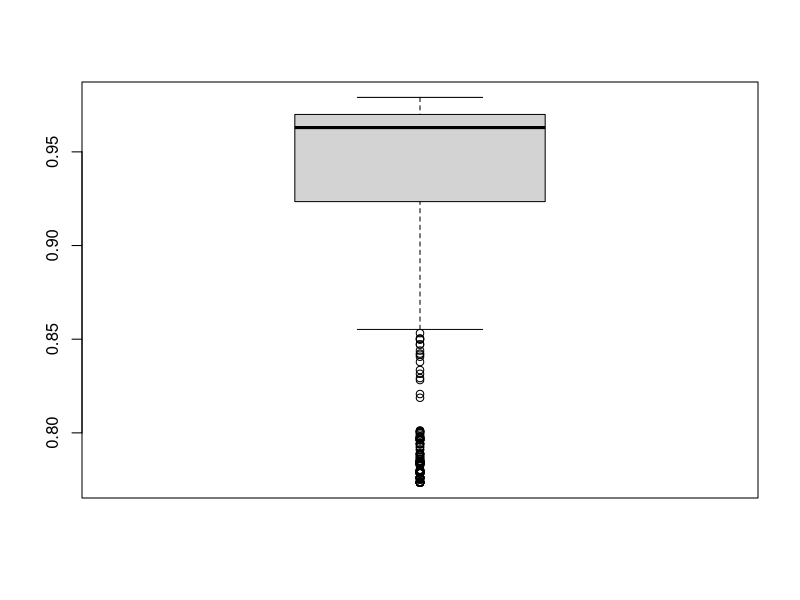
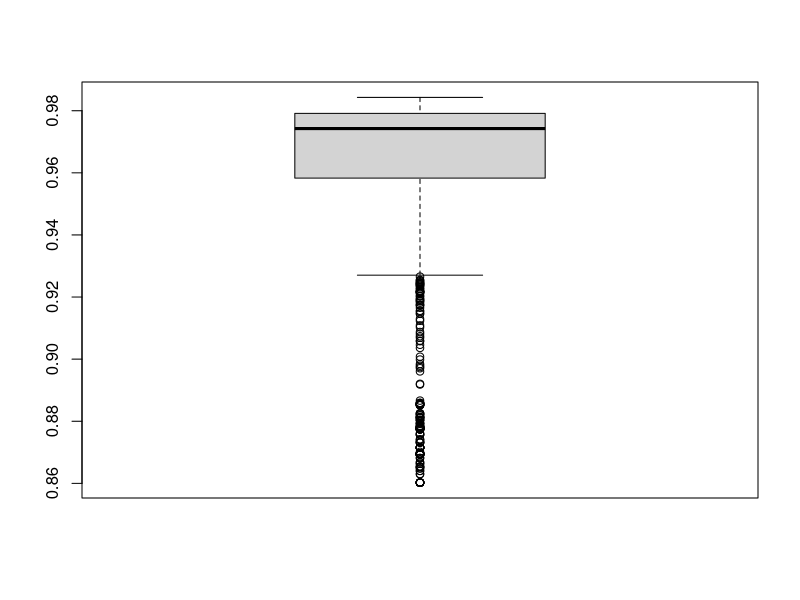
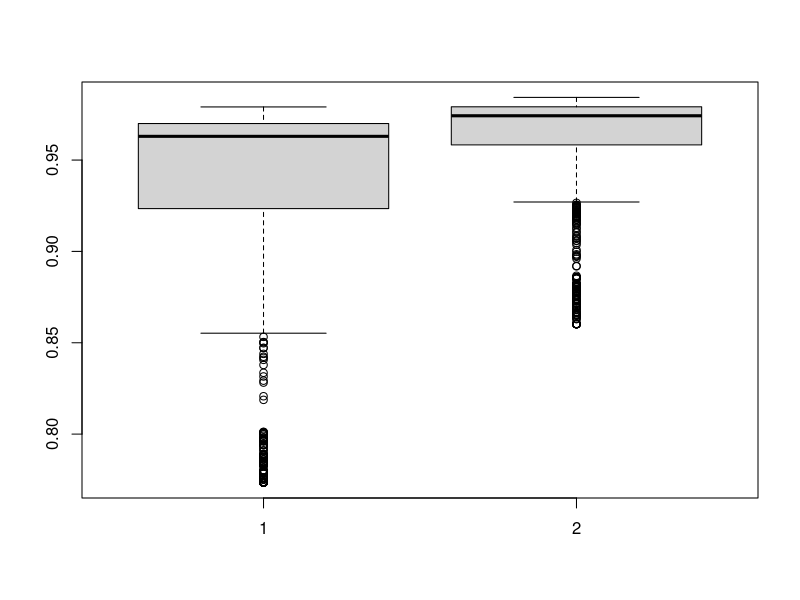
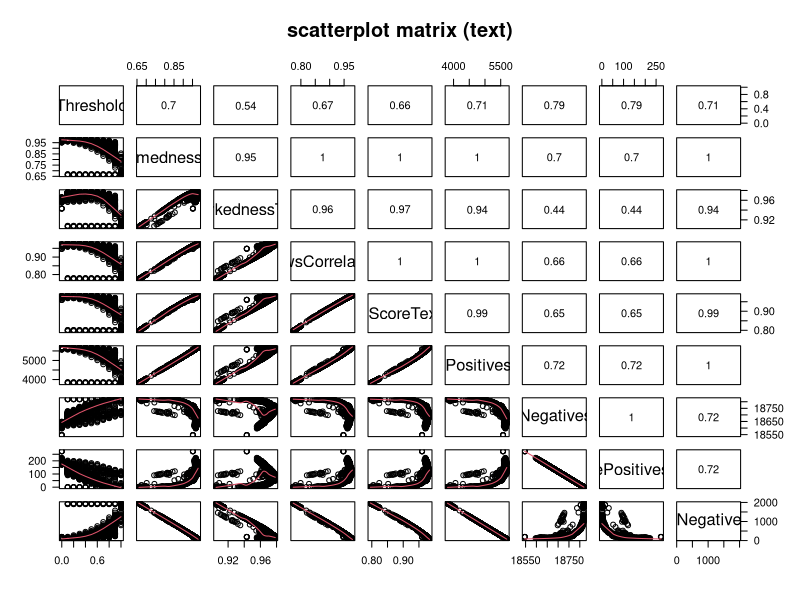
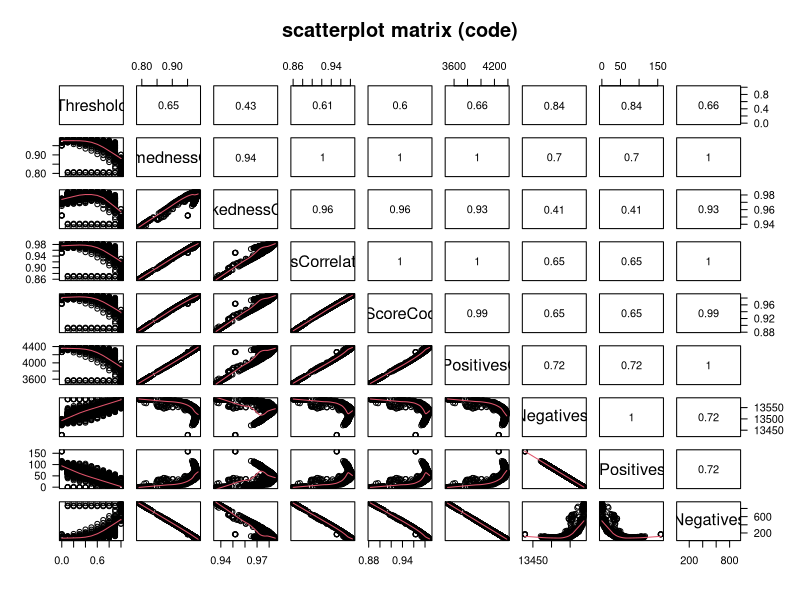

These figures' R source, in order:
#setwd("F:/Git/github/r-scripts/metric-selection") # Pfad bitte anpassen
#setwd("/Users/sebastian/git/github/r-scripts/metric-selection")
setwd("C://Users//Lorik//Documents//GitHub//r-scripts//metric-selection")


library(data.table)
metric_comparison <- fread("MetricComparison_aggregated-all.csv", header=TRUE, sep=";", quote="\"", strip.white=TRUE, showProgress=TRUE, encoding="UTF-8", na.strings=c("", "null"), stringsAsFactors=FALSE)

nrow(metric_comparison)
# 1474


### TEXT ###

MatthewsCorrelationText <- metric_comparison$MatthewsCorrelationText

summary(MatthewsCorrelationText)
# Min. 1st Qu.  Median    Mean 3rd Qu.    Max. 
# 0.7723  0.9224  0.9633  0.9338  0.9711  0.9793 

boxplot(MatthewsCorrelationText)

MatthewsCorrelationText_99 <- MatthewsCorrelationText[MatthewsCorrelationText >= quantile(MatthewsCorrelationText, 0.99)]

length(MatthewsCorrelationText_99)
# 15

unique(metric_comparison[metric_comparison$MatthewsCorrelationText %in% MatthewsCorrelationText_99,]$Metric)
# [1] "manhattanThreeGramNormalized"                     
# [2] "fourGramDice"                                     
# [3] "cosineTwoShingleNormalizedTermFrequency"          
# [4] "cosineTwoShingleNormalizedNormalizedTermFrequency"
# [5] "cosineFourGramNormalizedBool"                     
# [6] "cosineThreeGramNormalizedNormalizedTermFrequency" 
# [7] "tokenDiceNormalized"                              
# [8] "cosineFiveGramNormalizedBool"                     
# [9] "manhattanFourGramNormalized"                      
# [10] "cosineThreeGramNormalizedBool"                    
# [11] "cosineFiveGramNormalizedNormalizedTermFrequency"  
# [12] "manhattanFiveGramNormalized"                      
# [13] "cosineFourGramNormalizedNormalizedTermFrequency"  


### CODE ###

MatthewsCorrelationCode <- metric_comparison$MatthewsCorrelationCode

summary(MatthewsCorrelationCode)
# Min. 1st Qu.  Median    Mean 3rd Qu.    Max. 
# 0.8586  0.9568  0.9733  0.9587  0.9795  0.9846 

boxplot(MatthewsCorrelationCode)

MatthewsCorrelationCode_99 <- MatthewsCorrelationCode[MatthewsCorrelationCode >= quantile(MatthewsCorrelationCode, 0.99)]

length(MatthewsCorrelationCode_99)
# 16

unique(metric_comparison[metric_comparison$MatthewsCorrelationCode %in% MatthewsCorrelationCode_99,]$Metric)
# [1] "fourGramJaccardNormalizedPadding" "fiveGramDiceNormalizedPadding"   
# [3] "fourGramDice"                     "cosineFourGramNormalizedBool"    
# [5] "cosineThreeGramNormalizedBool"    "fiveGramJaccard"                 
# [7] "winnowingFiveGramDice"            "manhattanTokenNormalized"        
# [9] "fourGramDiceNormalizedPadding"    "winnowingFourGramDice"           
# [11] "cosineFiveGramNormalizedBool"     "winnowingFiveGramJaccard"        
# [13] "fiveGramDiceNormalized"           "fourGramDiceNormalized"          
# [15] "winnowingFourGramJaccard"    


### BOTH ###

boxplot(MatthewsCorrelationText, MatthewsCorrelationCode)

unique(c(
  metric_comparison[metric_comparison$MatthewsCorrelationText %in% MatthewsCorrelationText_99,]$Metric,
  metric_comparison[metric_comparison$MatthewsCorrelationCode %in% MatthewsCorrelationCode_99,]$Metric
))
# [1] "manhattanThreeGramNormalized"                     
# [2] "fourGramDice"                                     
# [3] "cosineTwoShingleNormalizedTermFrequency"          
# [4] "cosineTwoShingleNormalizedNormalizedTermFrequency"
# [5] "cosineFourGramNormalizedBool"                     
# [6] "cosineThreeGramNormalizedNormalizedTermFrequency" 
# [7] "tokenDiceNormalized"                              
# [8] "cosineFiveGramNormalizedBool"                     
# [9] "manhattanFourGramNormalized"                      
# [10] "cosineThreeGramNormalizedBool"                    
# [11] "cosineFiveGramNormalizedNormalizedTermFrequency"  
# [12] "manhattanFiveGramNormalized"                      
# [13] "cosineFourGramNormalizedNormalizedTermFrequency"  
# [14] "fourGramJaccardNormalizedPadding"                 
# [15] "fiveGramDiceNormalizedPadding"                    
# [16] "fiveGramJaccard"                                  
# [17] "winnowingFiveGramDice"                            
# [18] "manhattanTokenNormalized"                         
# [19] "fourGramDiceNormalizedPadding"                    
# [20] "winnowingFourGramDice"                            
# [21] "winnowingFiveGramJaccard"                         
# [22] "fiveGramDiceNormalized"                           
# [23] "fourGramDiceNormalized"                           
# [24] "winnowingFourGramJaccard" 



############################################################################################
# preparing for scatterplot
panel.cor <- function(x, y, digits=2, prefix="", cex.cor, ...){
  usr <- par("usr"); on.exit(par(usr))
  par(usr = c(0, 1, 0, 1))
  r <- abs(cor(x, y))
  txt <- format(c(r, 0.123456789), digits=digits)[1]
  txt <- paste(prefix, txt, sep="")
  if(missing(cex.cor)) cex.cor <- 0.8/strwidth(txt)
  text(0.5, 0.5, txt, cex = cex.cor * r)
}
panel.pearson <- function(x, y, ...) {
  horizontal <- (par("usr")[1] + par("usr")[2]) / 2; 
  vertical <- (par("usr")[3] + par("usr")[4]) / 2; 
  text(horizontal, vertical, format(abs(cor(x,y)), digits=2))
}



# scatterplot for text
pairs(main = "scatterplot matrix (text)",
  pch = 21,
  las=1,
  cex.panels = 3,
  cex.labels=1.5,
  upper.panel=panel.pearson,
  lower.panel=panel.smooth,
  
  ~Threshold

  +InformednessText
  +MarkednessText
  +MatthewsCorrelationText
  +FScoreText
  
  +TruePositivesText
  +TrueNegativesText
  +FalsePositivesText
  +FalseNegativesText
  ,
  data = metric_comparison)


# scatterplot for code
pairs(main = "scatterplot matrix (code)",
      pch = 21,
      las=1,
      cex.panels = 3,
      cex.labels=1.5,
      upper.panel=panel.pearson,
      lower.panel=panel.smooth,
      
      ~Threshold
      
      +InformednessCode
      +MarkednessCode
      +MatthewsCorrelationCode
      +FScoreCode
      
      +TruePositivesCode
      +TrueNegativesCode
      +FalsePositivesCode
      +FalseNegativesCode
      ,
      data = metric_comparison)
############################################################################################



############################################################################################
# choosing the best metrics per metric type
# text

# informedness
best_informedness_text_edit <- metric_comparison[metric_comparison$MetricType == 'EDIT' & metric_comparison$InformednessText == max(metric_comparison[metric_comparison$MetricType == 'EDIT']$InformednessText)]
best_informedness_text_set <- metric_comparison[metric_comparison$MetricType == 'SET' & metric_comparison$InformednessText == max(metric_comparison[metric_comparison$MetricType == 'SET']$InformednessText)]
best_informedness_text_profile <- metric_comparison[metric_comparison$MetricType == 'PROFILE' & metric_comparison$InformednessText == max(metric_comparison[metric_comparison$MetricType == 'PROFILE']$InformednessText)]
best_informedness_text_fingerprint <- metric_comparison[metric_comparison$MetricType == 'FINGERPRINT' & metric_comparison$InformednessText == max(metric_comparison[metric_comparison$MetricType == 'FINGERPRINT']$InformednessText)]
best_informedness_text_equal <- metric_comparison[metric_comparison$MetricType == 'EQUAL' & metric_comparison$InformednessText == max(metric_comparison[metric_comparison$MetricType == 'EQUAL']$InformednessText)]

best_informedness_text <- rbindlist(list(best_informedness_text_edit, best_informedness_text_set), use.names=TRUE, fill=TRUE)
best_informedness_text <- rbindlist(list(best_informedness_text, best_informedness_text_profile), use.names=TRUE, fill=TRUE)
best_informedness_text <- rbindlist(list(best_informedness_text, best_informedness_text_fingerprint), use.names=TRUE, fill=TRUE)
best_informedness_text <- rbindlist(list(best_informedness_text, best_informedness_text_equal), use.names=TRUE, fill=TRUE)

rm(best_informedness_text_edit, best_informedness_text_set, best_informedness_text_profile, best_informedness_text_fingerprint, best_informedness_text_equal)


# markedness
best_markedness_text_edit <- metric_comparison[metric_comparison$MetricType == 'EDIT' & metric_comparison$MarkednessText == max(metric_comparison[metric_comparison$MetricType == 'EDIT']$MarkednessText)]
best_markedness_text_set <- metric_comparison[metric_comparison$MetricType == 'SET' & metric_comparison$MarkednessText == max(metric_comparison[metric_comparison$MetricType == 'SET']$MarkednessText)]
best_markedness_text_profile <- metric_comparison[metric_comparison$MetricType == 'PROFILE' & metric_comparison$MarkednessText == max(metric_comparison[metric_comparison$MetricType == 'PROFILE']$MarkednessText)]
best_markedness_text_fingerprint <- metric_comparison[metric_comparison$MetricType == 'FINGERPRINT' & metric_comparison$MarkednessText == max(metric_comparison[metric_comparison$MetricType == 'FINGERPRINT']$MarkednessText)]
best_markedness_text_equal <- metric_comparison[metric_comparison$MetricType == 'EQUAL' & metric_comparison$MarkednessText == max(metric_comparison[metric_comparison$MetricType == 'EQUAL']$MarkednessText)]

best_markedness_text <- rbindlist(list(best_markedness_text_edit, best_markedness_text_set), use.names=TRUE, fill=TRUE)
best_markedness_text <- rbindlist(list(best_markedness_text, best_markedness_text_profile), use.names=TRUE, fill=TRUE)
best_markedness_text <- rbindlist(list(best_markedness_text, best_markedness_text_fingerprint), use.names=TRUE, fill=TRUE)
best_markedness_text <- rbindlist(list(best_markedness_text, best_markedness_text_equal), use.names=TRUE, fill=TRUE)

rm(best_markedness_text_edit, best_markedness_text_set, best_markedness_text_profile, best_markedness_text_fingerprint, best_markedness_text_equal)


# matthews correlation
best_matthewsCorrelation_text_edit <- metric_comparison[metric_comparison$MetricType == 'EDIT' & metric_comparison$MatthewsCorrelationText == max(metric_comparison[metric_comparison$MetricType == 'EDIT']$MatthewsCorrelationText)]
best_matthewsCorrelation_text_set <- metric_comparison[metric_comparison$MetricType == 'SET' & metric_comparison$MatthewsCorrelationText == max(metric_comparison[metric_comparison$MetricType == 'SET']$MatthewsCorrelationText)]
best_matthewsCorrelation_text_profile <- metric_comparison[metric_comparison$MetricType == 'PROFILE' & metric_comparison$MatthewsCorrelationText == max(metric_comparison[metric_comparison$MetricType == 'PROFILE']$MatthewsCorrelationText)]
best_matthewsCorrelation_text_fingerprint <- metric_comparison[metric_comparison$MetricType == 'FINGERPRINT' & metric_comparison$MatthewsCorrelationText == max(metric_comparison[metric_comparison$MetricType == 'FINGERPRINT']$MatthewsCorrelationText)]
best_matthewsCorrelation_text_equal <- metric_comparison[metric_comparison$MetricType == 'EQUAL' & metric_comparison$MatthewsCorrelationText == max(metric_comparison[metric_comparison$MetricType == 'EQUAL']$MatthewsCorrelationText)]

best_matthewsCorrelation_text <- rbindlist(list(best_matthewsCorrelation_text_edit, best_matthewsCorrelation_text_set), use.names=TRUE, fill=TRUE)
best_matthewsCorrelation_text <- rbindlist(list(best_matthewsCorrelation_text, best_matthewsCorrelation_text_profile), use.names=TRUE, fill=TRUE)
best_matthewsCorrelation_text <- rbindlist(list(best_matthewsCorrelation_text, best_matthewsCorrelation_text_fingerprint), use.names=TRUE, fill=TRUE)
best_matthewsCorrelation_text <- rbindlist(list(best_matthewsCorrelation_text, best_matthewsCorrelation_text_equal), use.names=TRUE, fill=TRUE)

rm(best_matthewsCorrelation_text_edit, best_matthewsCorrelation_text_set, best_matthewsCorrelation_text_profile, best_matthewsCorrelation_text_fingerprint, best_matthewsCorrelation_text_equal)


# fscore
best_fScore_text_edit <- metric_comparison[metric_comparison$MetricType == 'EDIT' & metric_comparison$FScoreText == max(metric_comparison[metric_comparison$MetricType == 'EDIT']$FScoreText)]
best_fScore_text_set <- metric_comparison[metric_comparison$MetricType == 'SET' & metric_comparison$FScoreText == max(metric_comparison[metric_comparison$MetricType == 'SET']$FScoreText)]
best_fScore_text_profile <- metric_comparison[metric_comparison$MetricType == 'PROFILE' & metric_comparison$FScoreText == max(metric_comparison[metric_comparison$MetricType == 'PROFILE']$FScoreText)]
best_fScore_text_fingerprint <- metric_comparison[metric_comparison$MetricType == 'FINGERPRINT' & metric_comparison$FScoreText == max(metric_comparison[metric_comparison$MetricType == 'FINGERPRINT']$FScoreText)]
best_fScore_text_equal <- metric_comparison[metric_comparison$MetricType == 'EQUAL' & metric_comparison$FScoreText == max(metric_comparison[metric_comparison$MetricType == 'EQUAL']$FScoreText)]

best_fScore_text <- rbindlist(list(best_fScore_text_edit, best_fScore_text_set), use.names=TRUE, fill=TRUE)
best_fScore_text <- rbindlist(list(best_fScore_text, best_fScore_text_profile), use.names=TRUE, fill=TRUE)
best_fScore_text <- rbindlist(list(best_fScore_text, best_fScore_text_fingerprint), use.names=TRUE, fill=TRUE)
best_fScore_text <- rbindlist(list(best_fScore_text, best_fScore_text_equal), use.names=TRUE, fill=TRUE)

rm(best_fScore_text_edit, best_fScore_text_set, best_fScore_text_profile, best_fScore_text_fingerprint, best_fScore_text_equal)


# false positives
best_falsePositives_text_edit <- metric_comparison[metric_comparison$MetricType == 'EDIT' & metric_comparison$Threshold < 1 & metric_comparison$FalsePositivesText == min(metric_comparison[metric_comparison$MetricType == 'EDIT' & metric_comparison$Threshold < 1]$FalsePositivesText)]
best_falsePositives_text_set <- metric_comparison[metric_comparison$MetricType == 'SET' & metric_comparison$Threshold < 1 & metric_comparison$FalsePositivesText == min(metric_comparison[metric_comparison$MetricType == 'SET' & metric_comparison$Threshold < 1]$FalsePositivesText)]
best_falsePositives_text_profile <- metric_comparison[metric_comparison$MetricType == 'PROFILE' & metric_comparison$Threshold < 1 & metric_comparison$FalsePositivesText == min(metric_comparison[metric_comparison$MetricType == 'PROFILE' & metric_comparison$Threshold < 1]$FalsePositivesText)]
best_falsePositives_text_fingerprint <- metric_comparison[metric_comparison$MetricType == 'FINGERPRINT' & metric_comparison$Threshold < 1 & metric_comparison$FalsePositivesText == min(metric_comparison[metric_comparison$MetricType == 'FINGERPRINT' & metric_comparison$Threshold < 1]$FalsePositivesText)]

best_falsePositives_text <- rbindlist(list(best_falsePositives_text_edit, best_falsePositives_text_set), use.names=TRUE, fill=TRUE)
best_falsePositives_text <- rbindlist(list(best_falsePositives_text, best_falsePositives_text_profile), use.names=TRUE, fill=TRUE)
best_falsePositives_text <- rbindlist(list(best_falsePositives_text, best_falsePositives_text_fingerprint), use.names=TRUE, fill=TRUE)


rm(best_falsePositives_text_edit, best_falsePositives_text_set, best_falsePositives_text_profile, best_falsePositives_text_fingerprint)


best_text <- rbindlist(list(best_informedness_text, best_markedness_text), use.names=TRUE, fill=TRUE)
best_text <- rbindlist(list(best_text, best_matthewsCorrelation_text), use.names=TRUE, fill=TRUE)
best_text <- rbindlist(list(best_text, best_fScore_text), use.names=TRUE, fill=TRUE)
best_text <- rbindlist(list(best_text, best_falsePositives_text), use.names=TRUE, fill=TRUE)



# code

# informedness
best_informedness_code_edit <- metric_comparison[metric_comparison$MetricType == 'EDIT' & metric_comparison$InformednessCode == max(metric_comparison[metric_comparison$MetricType == 'EDIT']$InformednessCode)]
best_informedness_code_set <- metric_comparison[metric_comparison$MetricType == 'SET' & metric_comparison$InformednessCode == max(metric_comparison[metric_comparison$MetricType == 'SET']$InformednessCode)]
best_informedness_code_profile <- metric_comparison[metric_comparison$MetricType == 'PROFILE' & metric_comparison$InformednessCode == max(metric_comparison[metric_comparison$MetricType == 'PROFILE']$InformednessCode)]
best_informedness_code_fingerprint <- metric_comparison[metric_comparison$MetricType == 'FINGERPRINT' & metric_comparison$InformednessCode == max(metric_comparison[metric_comparison$MetricType == 'FINGERPRINT']$InformednessCode)]
best_informedness_code_equal <- metric_comparison[metric_comparison$MetricType == 'EQUAL' & metric_comparison$InformednessCode == max(metric_comparison[metric_comparison$MetricType == 'EQUAL']$InformednessCode)]

best_informedness_code <- rbindlist(list(best_informedness_code_edit, best_informedness_code_set), use.names=TRUE, fill=TRUE)
best_informedness_code <- rbindlist(list(best_informedness_code, best_informedness_code_profile), use.names=TRUE, fill=TRUE)
best_informedness_code <- rbindlist(list(best_informedness_code, best_informedness_code_fingerprint), use.names=TRUE, fill=TRUE)
best_informedness_code <- rbindlist(list(best_informedness_code, best_informedness_code_equal), use.names=TRUE, fill=TRUE)

rm(best_informedness_code_edit, best_informedness_code_set, best_informedness_code_profile, best_informedness_code_fingerprint, best_informedness_code_equal)


# markedness
best_markedness_code_edit <- metric_comparison[metric_comparison$MetricType == 'EDIT' & metric_comparison$MarkednessCode == max(metric_comparison[metric_comparison$MetricType == 'EDIT']$MarkednessCode)]
best_markedness_code_set <- metric_comparison[metric_comparison$MetricType == 'SET' & metric_comparison$MarkednessCode == max(metric_comparison[metric_comparison$MetricType == 'SET']$MarkednessCode)]
best_markedness_code_profile <- metric_comparison[metric_comparison$MetricType == 'PROFILE' & metric_comparison$MarkednessCode == max(metric_comparison[metric_comparison$MetricType == 'PROFILE']$MarkednessCode)]
best_markedness_code_fingerprint <- metric_comparison[metric_comparison$MetricType == 'FINGERPRINT' & metric_comparison$MarkednessCode == max(metric_comparison[metric_comparison$MetricType == 'FINGERPRINT']$MarkednessCode)]
best_markedness_code_equal <- metric_comparison[metric_comparison$MetricType == 'EQUAL' & metric_comparison$MarkednessCode == max(metric_comparison[metric_comparison$MetricType == 'EQUAL']$MarkednessCode)]

best_markedness_code <- rbindlist(list(best_markedness_code_edit, best_markedness_code_set), use.names=TRUE, fill=TRUE)
best_markedness_code <- rbindlist(list(best_markedness_code, best_markedness_code_profile), use.names=TRUE, fill=TRUE)
best_markedness_code <- rbindlist(list(best_markedness_code, best_markedness_code_fingerprint), use.names=TRUE, fill=TRUE)
best_markedness_code <- rbindlist(list(best_markedness_code, best_markedness_code_equal), use.names=TRUE, fill=TRUE)

rm(best_markedness_code_edit, best_markedness_code_set, best_markedness_code_profile, best_markedness_code_fingerprint, best_markedness_code_equal)


# matthews correlation
best_matthewsCorrelation_code_edit <- metric_comparison[metric_comparison$MetricType == 'EDIT' & metric_comparison$MatthewsCorrelationCode == max(metric_comparison[metric_comparison$MetricType == 'EDIT']$MatthewsCorrelationCode)]
best_matthewsCorrelation_code_set <- metric_comparison[metric_comparison$MetricType == 'SET' & metric_comparison$MatthewsCorrelationCode == max(metric_comparison[metric_comparison$MetricType == 'SET']$MatthewsCorrelationCode)]
best_matthewsCorrelation_code_profile <- metric_comparison[metric_comparison$MetricType == 'PROFILE' & metric_comparison$MatthewsCorrelationCode == max(metric_comparison[metric_comparison$MetricType == 'PROFILE']$MatthewsCorrelationCode)]
best_matthewsCorrelation_code_fingerprint <- metric_comparison[metric_comparison$MetricType == 'FINGERPRINT' & metric_comparison$MatthewsCorrelationCode == max(metric_comparison[metric_comparison$MetricType == 'FINGERPRINT']$MatthewsCorrelationCode)]
best_matthewsCorrelation_code_equal <- metric_comparison[metric_comparison$MetricType == 'EQUAL' & metric_comparison$MatthewsCorrelationCode == max(metric_comparison[metric_comparison$MetricType == 'EQUAL']$MatthewsCorrelationCode)]

best_matthewsCorrelation_code <- rbindlist(list(best_matthewsCorrelation_code_edit, best_matthewsCorrelation_code_set), use.names=TRUE, fill=TRUE)
best_matthewsCorrelation_code <- rbindlist(list(best_matthewsCorrelation_code, best_matthewsCorrelation_code_profile), use.names=TRUE, fill=TRUE)
best_matthewsCorrelation_code <- rbindlist(list(best_matthewsCorrelation_code, best_matthewsCorrelation_code_fingerprint), use.names=TRUE, fill=TRUE)
best_matthewsCorrelation_code <- rbindlist(list(best_matthewsCorrelation_code, best_matthewsCorrelation_code_equal), use.names=TRUE, fill=TRUE)

rm(best_matthewsCorrelation_code_edit, best_matthewsCorrelation_code_set, best_matthewsCorrelation_code_profile, best_matthewsCorrelation_code_fingerprint, best_matthewsCorrelation_code_equal)


# fscore
best_fScore_code_edit <- metric_comparison[metric_comparison$MetricType == 'EDIT' & metric_comparison$FScoreCode == max(metric_comparison[metric_comparison$MetricType == 'EDIT']$FScoreCode)]
best_fScore_code_set <- metric_comparison[metric_comparison$MetricType == 'SET' & metric_comparison$FScoreCode == max(metric_comparison[metric_comparison$MetricType == 'SET']$FScoreCode)]
best_fScore_code_profile <- metric_comparison[metric_comparison$MetricType == 'PROFILE' & metric_comparison$FScoreCode == max(metric_comparison[metric_comparison$MetricType == 'PROFILE']$FScoreCode)]
best_fScore_code_fingerprint <- metric_comparison[metric_comparison$MetricType == 'FINGERPRINT' & metric_comparison$FScoreCode == max(metric_comparison[metric_comparison$MetricType == 'FINGERPRINT']$FScoreCode)]
best_fScore_code_equal <- metric_comparison[metric_comparison$MetricType == 'EQUAL' & metric_comparison$FScoreCode == max(metric_comparison[metric_comparison$MetricType == 'EQUAL']$FScoreCode)]

best_fScore_code <- rbindlist(list(best_fScore_code_edit, best_fScore_code_set), use.names=TRUE, fill=TRUE)
best_fScore_code <- rbindlist(list(best_fScore_code, best_fScore_code_profile), use.names=TRUE, fill=TRUE)
best_fScore_code <- rbindlist(list(best_fScore_code, best_fScore_code_fingerprint), use.names=TRUE, fill=TRUE)
best_fScore_code <- rbindlist(list(best_fScore_code, best_fScore_code_equal), use.names=TRUE, fill=TRUE)

rm(best_fScore_code_edit, best_fScore_code_set, best_fScore_code_profile, best_fScore_code_fingerprint, best_fScore_code_equal)


# false positives
best_falsePositives_code_edit <- metric_comparison[metric_comparison$MetricType == 'EDIT' & metric_comparison$Threshold < 1 & metric_comparison$FalsePositivesCode == min(metric_comparison[metric_comparison$MetricType == 'EDIT' & metric_comparison$Threshold < 1]$FalsePositivesCode)]
best_falsePositives_code_set <- metric_comparison[metric_comparison$MetricType == 'SET' & metric_comparison$Threshold < 1 & metric_comparison$FalsePositivesCode == min(metric_comparison[metric_comparison$MetricType == 'SET' & metric_comparison$Threshold < 1]$FalsePositivesCode)]
best_falsePositives_code_profile <- metric_comparison[metric_comparison$MetricType == 'PROFILE' & metric_comparison$Threshold < 1 & metric_comparison$FalsePositivesCode == min(metric_comparison[metric_comparison$MetricType == 'PROFILE' & metric_comparison$Threshold < 1]$FalsePositivesCode)]
best_falsePositives_code_fingerprint <- metric_comparison[metric_comparison$MetricType == 'FINGERPRINT' & metric_comparison$Threshold < 1 & metric_comparison$FalsePositivesCode == min(metric_comparison[metric_comparison$MetricType == 'FINGERPRINT' & metric_comparison$Threshold < 1]$FalsePositivesCode)]

best_falsePositives_code <- rbindlist(list(best_falsePositives_code_edit, best_falsePositives_code_set), use.names=TRUE, fill=TRUE)
best_falsePositives_code <- rbindlist(list(best_falsePositives_code, best_falsePositives_code_profile), use.names=TRUE, fill=TRUE)
best_falsePositives_code <- rbindlist(list(best_falsePositives_code, best_falsePositives_code_fingerprint), use.names=TRUE, fill=TRUE)


rm(best_falsePositives_code_edit, best_falsePositives_code_set, best_falsePositives_code_profile, best_falsePositives_code_fingerprint)


best_code <- rbindlist(list(best_informedness_code, best_markedness_code), use.names=TRUE, fill=TRUE)
best_code <- rbindlist(list(best_code, best_matthewsCorrelation_code), use.names=TRUE, fill=TRUE)
best_code <- rbindlist(list(best_code, best_fScore_code), use.names=TRUE, fill=TRUE)
best_code <- rbindlist(list(best_code, best_falsePositives_code), use.names=TRUE, fill=TRUE)


best_both <- rbindlist(list(best_text, best_code), use.names=TRUE, fill=TRUE)
